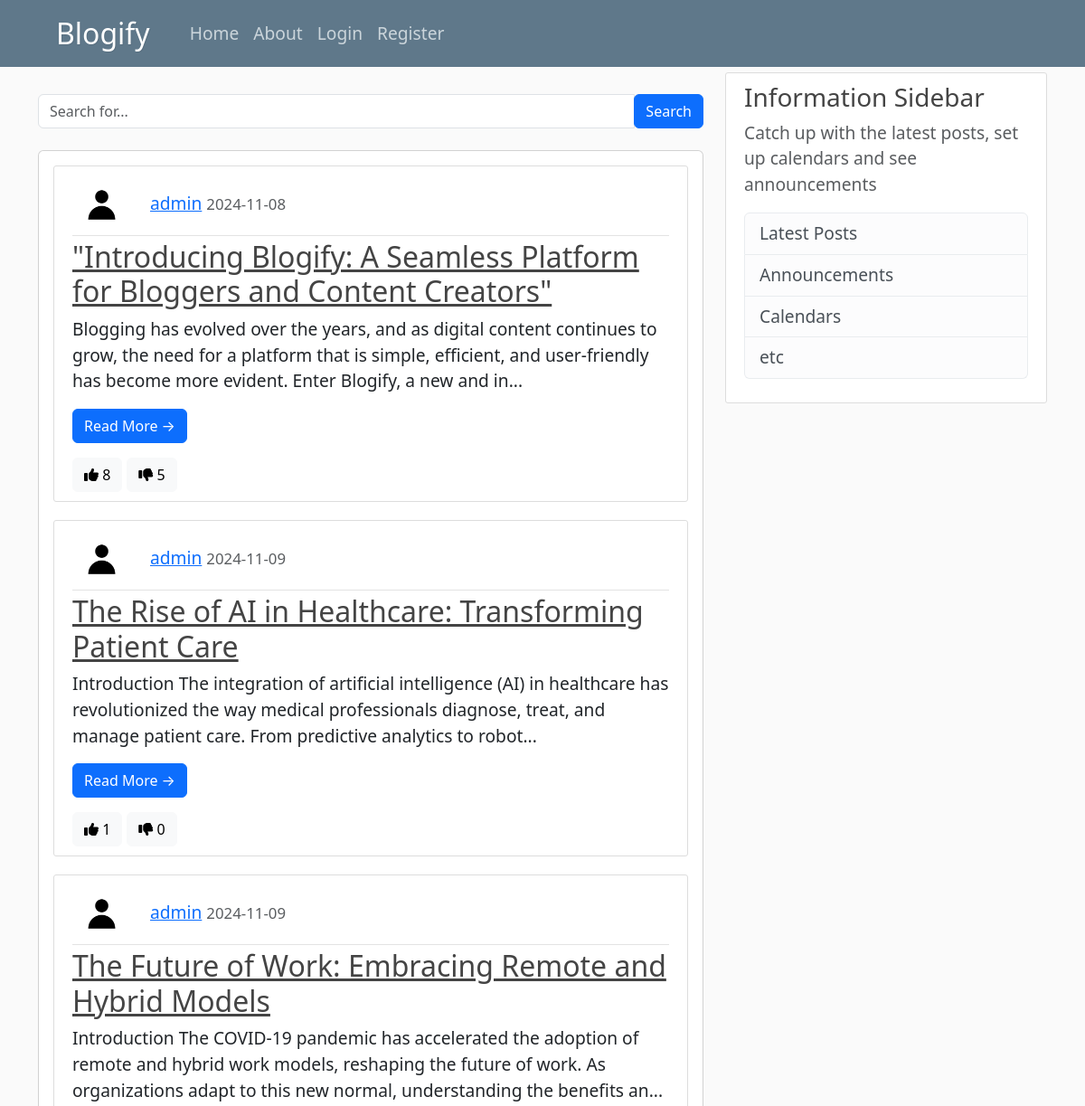
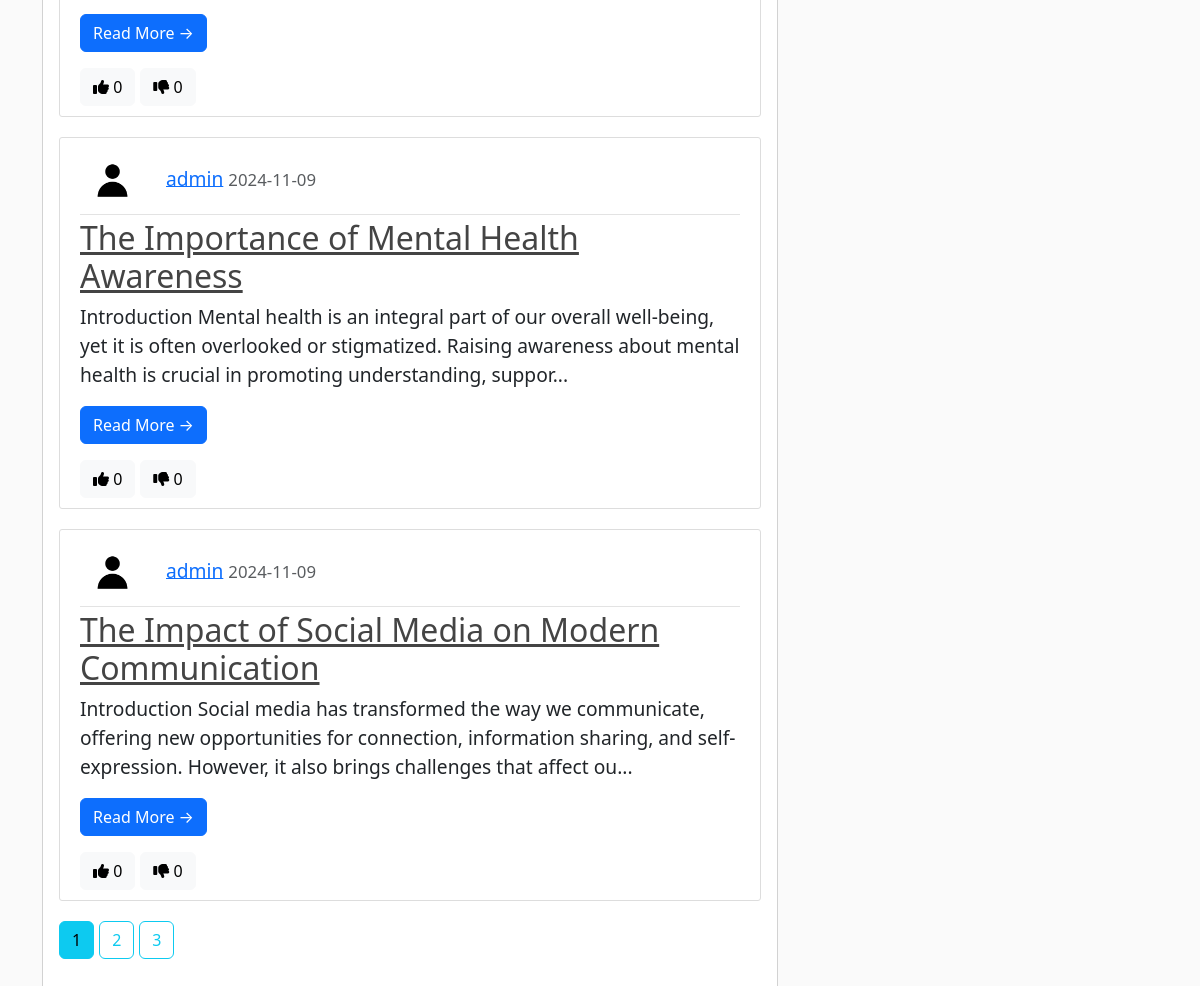
Screenshot of /search with the database file from the repository (2 pictures, top to bottom).
### blogify/models.py (models this page shows, shortened)
class Post(db.Model):
    id = db.Column(db.Integer, primary_key=True)
    title = db.Column(db.String(150), nullable=False)
    date_posted = db.Column(db.DateTime, nullable=False, default=datetime.utcnow)
    content = db.Column(db.Text, nullable=False)
    user_id = db.Column(db.Integer, db.ForeignKey('user.id'), nullable=False)
    likes_count = db.Column(db.Integer, default=0)     # Likes counter
    dislikes_count = db.Column(db.Integer, default=0)  # Dislikes counter

class User(db.Model, UserMixin):
    id = db.Column(db.Integer, primary_key=True)
    username = db.Column(db.String(20), nullable=False, unique=True)
    email = db.Column(db.String(120), nullable=False, unique=True)
    profile_pic = db.Column(db.String(20), nullable=False, default='default.jpg')
    password = db.Column(db.String(60), nullable=False)
    posts = db.relationship('Post', backref='author', lazy=True)

### blogify/routes.py (the view)
@app.route("/search")
def search():
    query = request.args.get('query')
    page = request.args.get('page', 1, type=int)
    if query:
        posts = Post.query.filter(Post.title.contains(query) | Post.content.contains(query)).paginate(page=page, per_page=5)
    else:
        posts = Post.query.paginate(page=page, per_page=5)
    return render_template('home.html', posts=posts)

### blogify/templates/home.html (shortened to what this page needs)
{% extends "layout.html" %}
{% block content %}
    <div class="row my-4">
        <div class="col-md-12">
            <form action="{{ url_for('search') }}" method="GET" class="input-group">
                <input type="text" name="query" class="form-control" placeholder="Search for...">
                <span class="input-group-append">
                    <button class="btn btn-primary" type="submit">Search</button>
                </span>
            </form>
        </div>
    </div>
    <div class="card">
        <div class="card-body">
            {% for post in posts.items %}
            <article class="media content-section">
                <div class="media-body">
                    <div class="article-metadata">
                        {% if post.author.profile_pic %}
                            <img class="rounded-circle article-img" src="{{ url_for('static', filename='profile_pics/' + post.author.profile_pic) }}">
                        {% endif %}
                        <a class="mr-2" href="{{ url_for('user_posts', username=post.author.username) }}">{{ post.author.username }}</a>
                        <small class="text-muted">{{ post.date_posted.strftime("%Y-%m-%d") }}</small>
                    </div>
                    <h2><a class="article-title" href="{{ url_for('post', post_id=post.id) }}">{{ post.title }}</a></h2>
                    <p class="article-content">{{ post.content[:200] }}...</p>
                    <a href="{{ url_for('post', post_id=post.id) }}" class="btn btn-primary">Read More &rarr;</a>
                    <div class="reaction-buttons mt-3">
                        <button id="like-button-{{ post.id }}" onclick="toggleReaction('like', {{ post.id }})" class="btn btn-light {% if post.user_reaction == 'like' %}btn-primary{% endif %}">
                            <i class="fas fa-thumbs-up"></i> <span id="like-count-{{ post.id }}">{{ post.likes_count }}</span>
                        </button>
                        <button id="dislike-button-{{ post.id }}" onclick="toggleReaction('dislike', {{ post.id }})" class="btn btn-light {% if post.user_reaction == 'dislike' %}btn-danger{% endif %}">
                            <i class="fas fa-thumbs-down"></i> <span id="dislike-count-{{ post.id }}">{{ post.dislikes_count }}</span>
                        </button>
                    </div>
                </div>
            </article>
            {% endfor %}
            {% for page_num in posts.iter_pages(left_edge=1, right_edge=1, left_current=1, right_current=2) %}
                {% if page_num %}
                    {% if posts.page == page_num %}
                        <a class="btn btn-info mb-4" href="{{ url_for('home', page=page_num) }}">{{ page_num }}</a>
                    {% else %}
                    <a class="btn btn-outline-info mb-4" href="{{ url_for('home', page=page_num) }}">{{ page_num }}</a>
                    {% endif %}
                {% else %}
                    ...
                {% endif %}
            {% endfor %}
        </div>
    </div>
{% endblock content %}

### blogify/static/main.css (style rules this page uses)
body { background: #fafafa; color: #333333; margin-top: 5rem; font-size: larger; }
h1, h2, h3, h4, h5, h6 { color: #444444; }
.content-section { background: #ffffff; padding: 10px 20px; border: 1px solid #dddddd; border-radius: 3px; margin-bottom: 20px; }
.article-title { color: #444444; }
.article-content { white-space: pre-line; }
.article-img { height: 65px; width: 65px; margin-right: 16px; }
.article-metadata { padding-bottom: 1px; margin-bottom: 4px; border-bottom: 1px solid #e3e3e3 }

### rows the page displays
Post: profile_pic (placeholder picture), author.username "admin", date_posted "2024-11-08", title "\"Introducing Blogify: A Seamless Platform for Bloggers and Content Creators\"", content "Blogging has evolved over the years, and as digital content continues to grow, the need for a platform that is simple, efficient, and user-friendly has become more evident. Enter Blogify, a new and in", likes_count "8", dislikes_count "5"
Post: profile_pic (placeholder picture), author.username "admin", date_posted "2024-11-09", title "The Rise of AI in Healthcare: Transforming Patient Care", content "Introduction The integration of artificial intelligence (AI) in healthcare has revolutionized the way medical professionals diagnose, treat, and manage patient care. From predictive analytics to robot", likes_count "1", dislikes_count "0"
Post: profile_pic (placeholder picture), author.username "admin", date_posted "2024-11-09", title "The Future of Work: Embracing Remote and Hybrid Models", content "Introduction The COVID-19 pandemic has accelerated the adoption of remote and hybrid work models, reshaping the future of work. As organizations adapt to this new normal, understanding the benefits an", likes_count "0", dislikes_count "0"
Post: profile_pic (placeholder picture), author.username "admin", date_posted "2024-11-09", title "The Importance of Mental Health Awareness", content "Introduction Mental health is an integral part of our overall well-being, yet it is often overlooked or stigmatized. Raising awareness about mental health is crucial in promoting understanding, suppor", likes_count "0", dislikes_count "0"
Post: profile_pic (placeholder picture), author.username "admin", date_posted "2024-11-09", title "The Impact of Social Media on Modern Communication", content "Introduction Social media has transformed the way we communicate, offering new opportunities for connection, information sharing, and self-expression. However, it also brings challenges that affect ou", likes_count "0", dislikes_count "0"

### other values shown
{{ page_num }} "1"
{{ page_num }} "2" "3"
